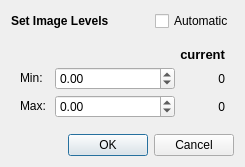
<?xml version="1.0" encoding="UTF-8"?>
<ui version="4.0">
 <class>LevelsDialog</class>
 <widget class="QDialog" name="LevelsDialog">
  <property name="geometry">
   <rect>
    <x>0</x>
    <y>0</y>
    <width>300</width>
    <height>240</height>
   </rect>
  </property>
  <property name="sizePolicy">
   <sizepolicy hsizetype="MinimumExpanding" vsizetype="Fixed">
    <horstretch>0</horstretch>
    <verstretch>0</verstretch>
   </sizepolicy>
  </property>
  <property name="minimumSize">
   <size>
    <width>300</width>
    <height>240</height>
   </size>
  </property>
  <property name="maximumSize">
   <size>
    <width>300</width>
    <height>240</height>
   </size>
  </property>
  <property name="windowTitle">
   <string>Set Image Levels</string>
  </property>
  <layout class="QVBoxLayout" name="verticalLayout">
   <property name="sizeConstraint">
    <enum>QLayout::SetFixedSize</enum>
   </property>
   <item>
    <layout class="QHBoxLayout" name="title_hbox">
     <item>
      <widget class="QLabel" name="set_image_levels_label">
       <property name="text">
        <string>&lt;b&gt;Set Image Levels&lt;b&gt;</string>
       </property>
      </widget>
     </item>
     <item>
      <spacer name="title_spacer">
       <property name="orientation">
        <enum>Qt::Horizontal</enum>
       </property>
       <property name="sizeHint" stdset="0">
        <size>
         <width>40</width>
         <height>20</height>
        </size>
       </property>
      </spacer>
     </item>
     <item>
      <widget class="QCheckBox" name="automatic_checkbox">
       <property name="focusPolicy">
        <enum>Qt::ClickFocus</enum>
       </property>
       <property name="text">
        <string>Automatic</string>
       </property>
      </widget>
     </item>
    </layout>
   </item>
   <item>
    <widget class="QWidget" name="values_widget" native="true">
     <property name="sizePolicy">
      <sizepolicy hsizetype="Preferred" vsizetype="MinimumExpanding">
       <horstretch>0</horstretch>
       <verstretch>0</verstretch>
      </sizepolicy>
     </property>
     <layout class="QGridLayout" name="gridLayout">
      <property name="topMargin">
       <number>10</number>
      </property>
      <property name="bottomMargin">
       <number>10</number>
      </property>
      <property name="spacing">
       <number>5</number>
      </property>
      <item row="2" column="0">
       <widget class="QLabel" name="max_title">
        <property name="sizePolicy">
         <sizepolicy hsizetype="Fixed" vsizetype="Fixed">
          <horstretch>0</horstretch>
          <verstretch>0</verstretch>
         </sizepolicy>
        </property>
        <property name="text">
         <string>Max: </string>
        </property>
       </widget>
      </item>
      <item row="0" column="0" colspan="3">
       <widget class="QLabel" name="levels_title">
        <property name="sizePolicy">
         <sizepolicy hsizetype="Preferred" vsizetype="Minimum">
          <horstretch>0</horstretch>
          <verstretch>0</verstretch>
         </sizepolicy>
        </property>
        <property name="font">
         <font>
          <pointsize>10</pointsize>
          <weight>75</weight>
          <bold>true</bold>
         </font>
        </property>
        <property name="text">
         <string>current</string>
        </property>
        <property name="alignment">
         <set>Qt::AlignRight|Qt::AlignTrailing|Qt::AlignVCenter</set>
        </property>
       </widget>
      </item>
      <item row="1" column="2">
       <widget class="QLabel" name="min_label">
        <property name="maximumSize">
         <size>
          <width>120</width>
          <height>16777215</height>
         </size>
        </property>
        <property name="text">
         <string>0</string>
        </property>
        <property name="alignment">
         <set>Qt::AlignRight|Qt::AlignTrailing|Qt::AlignVCenter</set>
        </property>
       </widget>
      </item>
      <item row="2" column="1">
       <widget class="QDoubleSpinBox" name="max_spinbox">
        <property name="minimumSize">
         <size>
          <width>120</width>
          <height>0</height>
         </size>
        </property>
        <property name="maximumSize">
         <size>
          <width>120</width>
          <height>16777215</height>
         </size>
        </property>
        <property name="minimum">
         <double>-999999.000000000000000</double>
        </property>
        <property name="maximum">
         <double>999999.000000000000000</double>
        </property>
       </widget>
      </item>
      <item row="1" column="1">
       <widget class="QDoubleSpinBox" name="min_spinbox">
        <property name="sizePolicy">
         <sizepolicy hsizetype="Fixed" vsizetype="Fixed">
          <horstretch>0</horstretch>
          <verstretch>0</verstretch>
         </sizepolicy>
        </property>
        <property name="minimumSize">
         <size>
          <width>120</width>
          <height>0</height>
         </size>
        </property>
        <property name="maximumSize">
         <size>
          <width>120</width>
          <height>16777215</height>
         </size>
        </property>
        <property name="minimum">
         <double>-999999.000000000000000</double>
        </property>
        <property name="maximum">
         <double>999999.000000000000000</double>
        </property>
       </widget>
      </item>
      <item row="2" column="2">
       <widget class="QLabel" name="max_label">
        <property name="maximumSize">
         <size>
          <width>120</width>
          <height>16777215</height>
         </size>
        </property>
        <property name="text">
         <string>0</string>
        </property>
        <property name="alignment">
         <set>Qt::AlignRight|Qt::AlignTrailing|Qt::AlignVCenter</set>
        </property>
       </widget>
      </item>
      <item row="1" column="0">
       <widget class="QLabel" name="min_title">
        <property name="sizePolicy">
         <sizepolicy hsizetype="Fixed" vsizetype="Fixed">
          <horstretch>0</horstretch>
          <verstretch>0</verstretch>
         </sizepolicy>
        </property>
        <property name="text">
         <string>Min: </string>
        </property>
       </widget>
      </item>
      <item row="3" column="0" colspan="3">
       <layout class="QVBoxLayout" name="slider_layout"/>
      </item>
     </layout>
    </widget>
   </item>
   <item>
    <layout class="QHBoxLayout" name="action_hbox">
     <item>
      <spacer name="horizontalSpacer">
       <property name="orientation">
        <enum>Qt::Horizontal</enum>
       </property>
       <property name="sizeHint" stdset="0">
        <size>
         <width>40</width>
         <height>20</height>
        </size>
       </property>
      </spacer>
     </item>
     <item>
      <widget class="QDialogButtonBox" name="button_box">
       <property name="focusPolicy">
        <enum>Qt::ClickFocus</enum>
       </property>
       <property name="orientation">
        <enum>Qt::Horizontal</enum>
       </property>
       <property name="standardButtons">
        <set>QDialogButtonBox::Cancel|QDialogButtonBox::Ok</set>
       </property>
      </widget>
     </item>
    </layout>
   </item>
  </layout>
 </widget>
 <tabstops>
  <tabstop>min_spinbox</tabstop>
  <tabstop>max_spinbox</tabstop>
 </tabstops>
 <resources/>
 <connections>
  <connection>
   <sender>button_box</sender>
   <signal>accepted()</signal>
   <receiver>LevelsDialog</receiver>
   <slot>accept()</slot>
   <hints>
    <hint type="sourcelabel">
     <x>418</x>
     <y>179</y>
    </hint>
    <hint type="destinationlabel">
     <x>157</x>
     <y>199</y>
    </hint>
   </hints>
  </connection>
  <connection>
   <sender>button_box</sender>
   <signal>rejected()</signal>
   <receiver>LevelsDialog</receiver>
   <slot>reject()</slot>
   <hints>
    <hint type="sourcelabel">
     <x>418</x>
     <y>179</y>
    </hint>
    <hint type="destinationlabel">
     <x>286</x>
     <y>199</y>
    </hint>
   </hints>
  </connection>
 </connections>
</ui>
